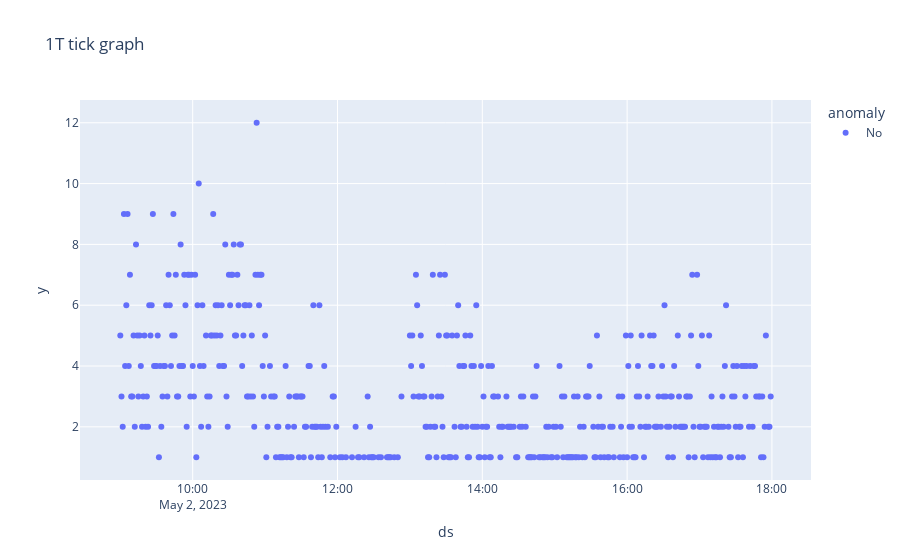

Notebook source saved alongside this figure:
### Code cell
holiday = get_holidays( '2023-02-01', '2023-05-02' )
result_dict = run_to_predict(df_train, df_valid, '1T', holiday)

### Figure 1 — Plotly figure (JSON) as saved in the notebook; plotly's stock layout.template omitted (floating-point values rounded to 4 significant figures; data arrays with more than 128 entries replaced by an {"elided": "..."} marker saying what was removed)
{"data": [{"hovertemplate": "anomaly=No<br>ds=%{x}<br>y=%{y}<extra></extra>", "legendgroup": "No", "marker": {"color": "#636efa", "symbol": "circle"}, "mode": "markers", "name": "No", "orientation": "v", "showlegend": true, "type": "scatter", "x": {"elided": "458 str values"}, "xaxis": "x", "y": {"elided": "458 int values"}, "yaxis": "y"}], "layout": {"legend": {"title": {"text": "anomaly"}, "tracegroupgap": 0}, "title": {"text": "1T tick graph"}, "xaxis": {"anchor": "y", "domain": [0, 1], "title": {"text": "ds"}}, "yaxis": {"anchor": "x", "domain": [0, 1], "title": {"text": "y"}}}}
